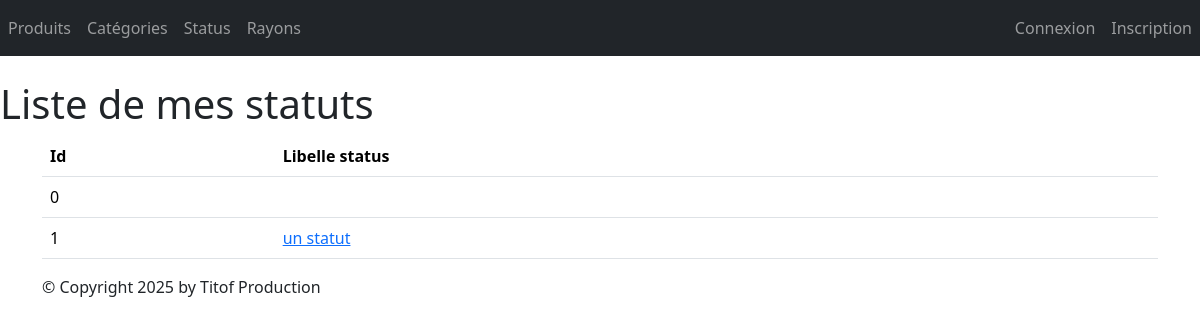
Page /monApp/statuts/ on the committed database.
### monApp/models.py (models this page shows, shortened)
class Statut(models.Model):
    idStatus = models.AutoField(primary_key=True)
    libelleStatus = models.CharField(max_length=100, default='')

### monApp/views.py (the view)
# urls.py: path("statuts/", views.StatusListView.as_view(), name="lst_statuts"),
class StatusListView(ListView):
    model = Statut
    template_name = "monApp/list_statuts.html"
    context_object_name = "statuts"
    def get_queryset(self ) :
        return Statut.objects.all()
    def get_context_data(self, **kwargs):
        context = super(StatusListView, self).get_context_data(**kwargs)
        context['titremenu'] = "Liste de mes statuts"
        return context

### monApp/templates/monApp/list_statuts.html
{% extends 'monApp/base.html' %}
{% block menu %}
    <h1>{{titremenu}}</h1>
{% endblock %}
{% block contenu %}
    <table class="table">
        <thead>
            <th>Id</th>
            <th>Libelle status</th>
        </thead>
            <tbody>
                {% for stat in statuts %}
                <tr>
                    <td>{{ stat.idStatus }} </td>
                    <td><a href="{% url 'dtl_statut' stat.idStatus %}">{{ stat.libelleStatus }}</a> </td>
                </tr>
                {% endfor %}
        </tbody>
    </table>
{% endblock %}

### static/styles.css (style rules this page uses)
h1 { color: red }

### rows in the picture
Statut: idStatus "0"
Statut: idStatus "1", libelleStatus "un statut"

### other values in the picture
{{ titremenu }} "Liste de mes statuts"
